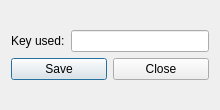
<?xml version="1.0" encoding="UTF-8"?>
<ui version="4.0">
 <class>Dialog</class>
 <widget class="QDialog" name="Dialog">
  <property name="geometry">
   <rect>
    <x>0</x>
    <y>0</y>
    <width>220</width>
    <height>110</height>
   </rect>
  </property>
  <property name="minimumSize">
   <size>
    <width>220</width>
    <height>110</height>
   </size>
  </property>
  <property name="maximumSize">
   <size>
    <width>220</width>
    <height>110</height>
   </size>
  </property>
  <property name="windowTitle">
   <string>Change key</string>
  </property>
  <layout class="QVBoxLayout" name="verticalLayout_3">
   <item>
    <layout class="QVBoxLayout" name="verticalLayout">
     <item>
      <layout class="QHBoxLayout" name="horizontalLayout_3">
       <item>
        <widget class="QLabel" name="used_key_label">
         <property name="text">
          <string>Key used:</string>
         </property>
        </widget>
       </item>
       <item>
        <widget class="QLineEdit" name="change_key">
         <property name="text">
          <string/>
         </property>
        </widget>
       </item>
      </layout>
     </item>
     <item>
      <layout class="QHBoxLayout" name="horizontalLayout_4">
       <item>
        <widget class="QPushButton" name="save_btn">
         <property name="text">
          <string>Save</string>
         </property>
        </widget>
       </item>
       <item>
        <widget class="QPushButton" name="close_btn">
         <property name="text">
          <string>Close</string>
         </property>
        </widget>
       </item>
      </layout>
     </item>
    </layout>
   </item>
  </layout>
 </widget>
 <resources/>
 <connections/>
</ui>
